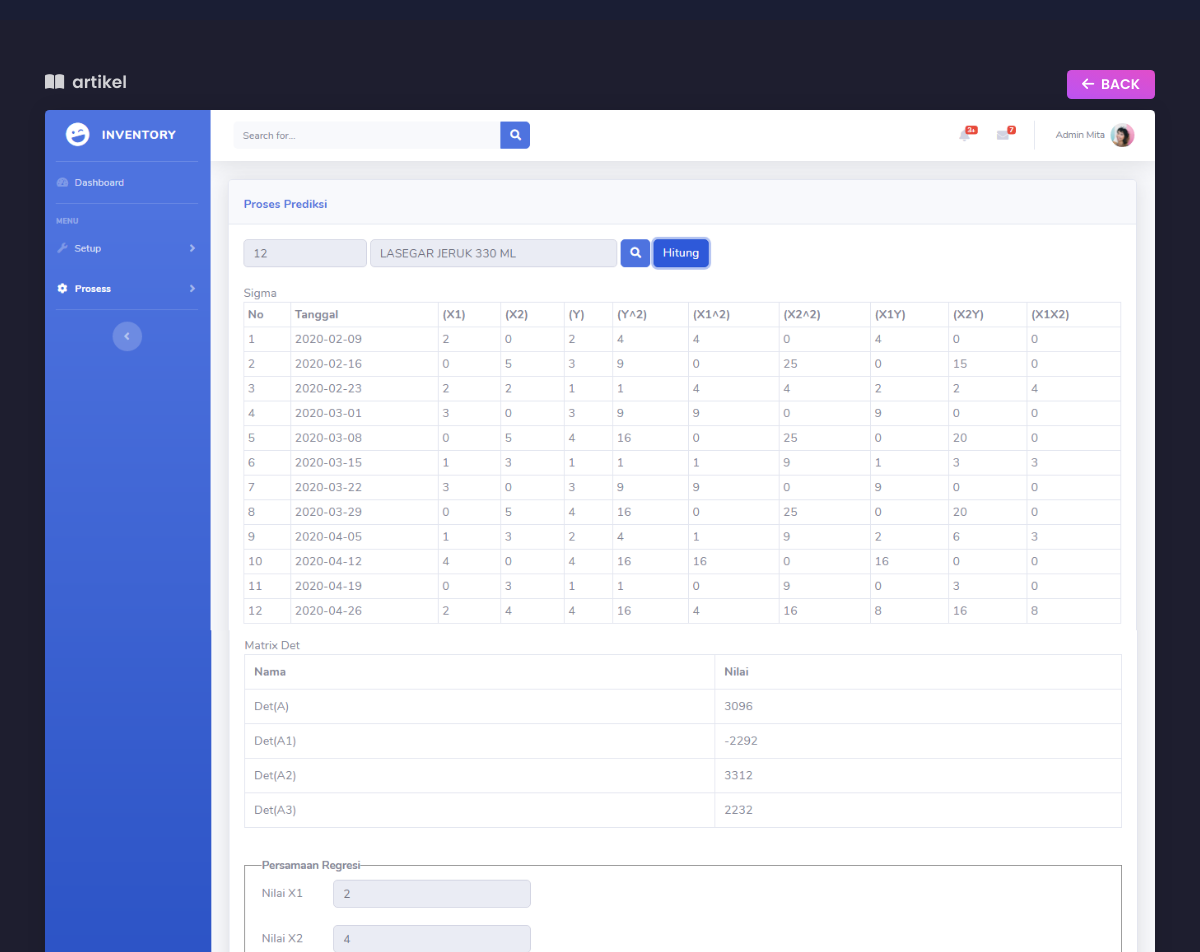
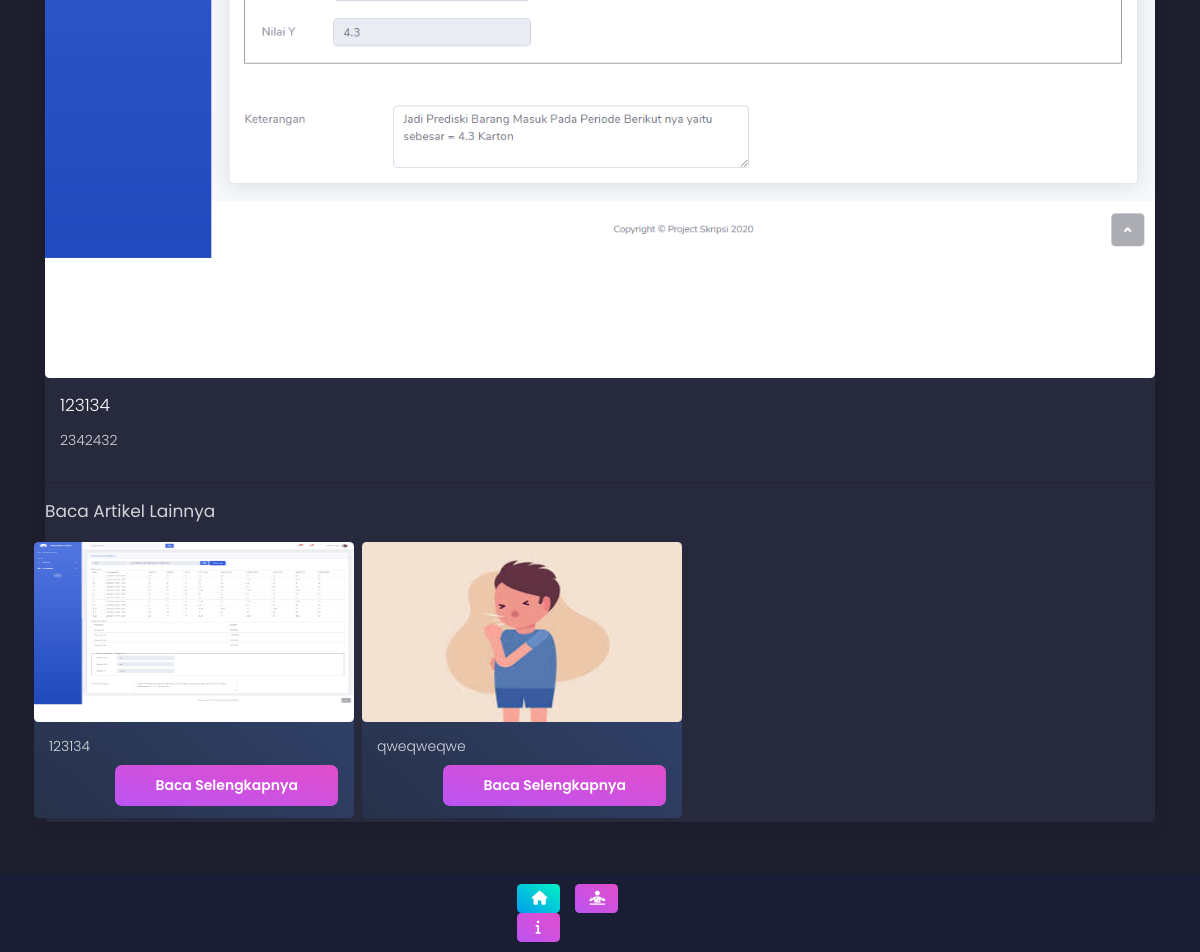
/C_index/artikel/5, run on the app's committed database (2 pictures, top to bottom).
### tables this page shows
CREATE TABLE `t_artikel` (
  `id_artikel` int(11) NOT NULL,
  `judul_artikel` varchar(255) NOT NULL,
  `isi_artikel` text NOT NULL,
  `status_artikel` int(11) NOT NULL,
  `img_artikel` varchar(2000) NOT NULL
);

### application/libraries/Template.php (called while the page is built)
<?php if ( ! defined('BASEPATH')) exit('No direct script access allowed');
class Template {
	var $template_data = array();
	function set($name, $value)
	{
		$this->template_data[$name] = $value;
	}
	function load($template = '', $view = '', $view_data = array(), $return = FALSE)
	{
		$this->CI =& get_instance();
		$this->set('contents', $this->CI->load->view($view, $view_data, TRUE));
		return $this->CI->load->view($template, $this->template_data, $return);
	}
}

### application/controllers/C_index.php (called while the page is built, shortened)
<?php
class C_index extends CI_Controller {
    public function artikel($id)
	{
        $data["rs_artikel"]=$this->M_artikel->getAllartikelById($id);
        $data["rs_artikel_all"]= $this->M_artikel->getAllartikelActive();
        $this->template->load('static','artikel',$data);
	}
}

### index.php (called while the page is built, shortened)
<?php
require_once BASEPATH.'core/CodeIgniter.php';

### application/models/M_Artikel.php (called while the page is built, shortened)
<?php
class M_artikel extends CI_Model {
	public function getAllartikelActive()
	{
		$this->db->where(array('status_artikel'=>0));
		return $this->db->get('t_artikel')->result();
	}
	public function getAllartikelById($id_artikel)
	{
		$data = array('id_artikel'=>$id_artikel);
		$this->db->where($data);
		return $this->db->get('t_artikel')->result();
	}
}

### application/views/artikel.php (the view)
<div class="container">
    <h6 class="title float-right btn-sm btn-primary" onclick="window.location='<?=base_url('C_index')?>'"><i class="fas fa-arrow-left"></i>&nbsp Back</h6>
    <h4 class="title"><i class="fas fa-book-open"></i>&nbsp artikel</h4>
    <div class="card">
    <?php if($rs_artikel[0]->img_artikel!=""||$rs_artikel[0]->img_artikel!=null){?>
        <img id="previewImg" src="<?= base_url('uploads/').$rs_artikel[0]->img_artikel?>" alt="pic">
    <?php
    }else{
    ?>
        <img class="card-img-top" src="<?= base_url()?>/assets/img/batuk.jpg" alt="Card image cap">
    <?php } ?>
        <div class="card-body">
            <h4 class="card-title text-left"><?= $rs_artikel[0]->judul_artikel?></h4>
            <p class="card-text text-justify"><?= $rs_artikel[0]->isi_artikel?></p>
    </div><hr>
    <h4>Baca Artikel Lainnya</h4>
    <div class="row text-center flex-nowrap" style="overflow: auto;">
    <?php foreach($rs_artikel_all as $artikel){?>
        <div class="btn btn-sm col-auto m-1 p-0 pb-2">
            <div class="card-wrapper" style="width: 20rem;">
            <?php if($artikel->img_artikel!=""||$artikel->img_artikel!=null) { ?>
                <img class="card-img-top" height="180" src="<?= base_url('uploads/').$artikel->img_artikel?>" alt="Card image cap">
            <?php
            }else{
            ?>
                <img class="card-img-top" height="180" src="<?= base_url()?>/assets/img/batuk.jpg" alt="Card image cap">
            <?php } ?>
                <div class="card-body" onclick="window.location='<?=base_url('C_index/artikel/'.$artikel->id_artikel)?>'">
                <p class="card-text text-left"><?= $artikel->judul_artikel?></p>
                <a href="#" class="btn btn-primary float-right">Baca Selengkapnya </a>
                </div>
            </div>
        </div>
    <?php } ?>
</div>

### data on the page
t_artikel: img_artikel (picture), judul_artikel "123134", isi_artikel "2342432"
t_artikel: judul_artikel "qweqweqwe"
